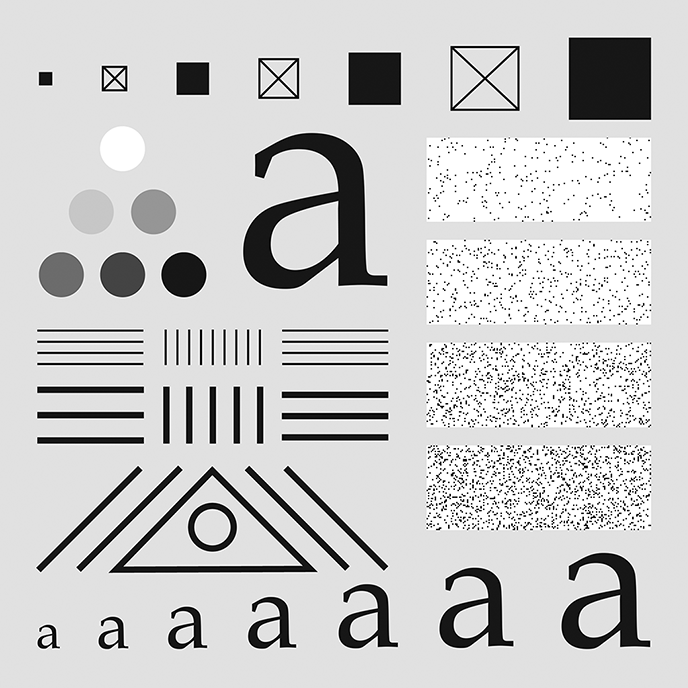
#> input picture characterTestPattern688.tif, 688 x 688 px
$ python TestBoxcarZeroPadding.py
#> lines starting #> are read from the running program, lines starting #| are printed output that depends on the picture
### BoxcarZeroPadding.py
import numpy as np
from scipy.ndimage import correlate
def BoxcarZeroPadding(image,k):
    # print(image.shape)
    boxcar_filter=np.ones((k,k))/(k*k);
    output = correlate(image, boxcar_filter, mode='constant', cval=0.0);
    return output;

### TestBoxcarZeroPadding.py
import cv2
import numpy as np
import matplotlib.pyplot as plt
from skimage.filters import rank

from BoxcarZeroPadding import BoxcarZeroPadding

k_size=35;
input_image =cv2.imread('characterTestPattern688.tif')[:,:,1]
#> input_image: shape (688, 688); min 0, max 255, mean 203.9
output_image=BoxcarZeroPadding(input_image,k_size);
#> in BoxcarZeroPadding, `output = correlate(image, boxcar_filter, mode='constant', cval=0.0);`:
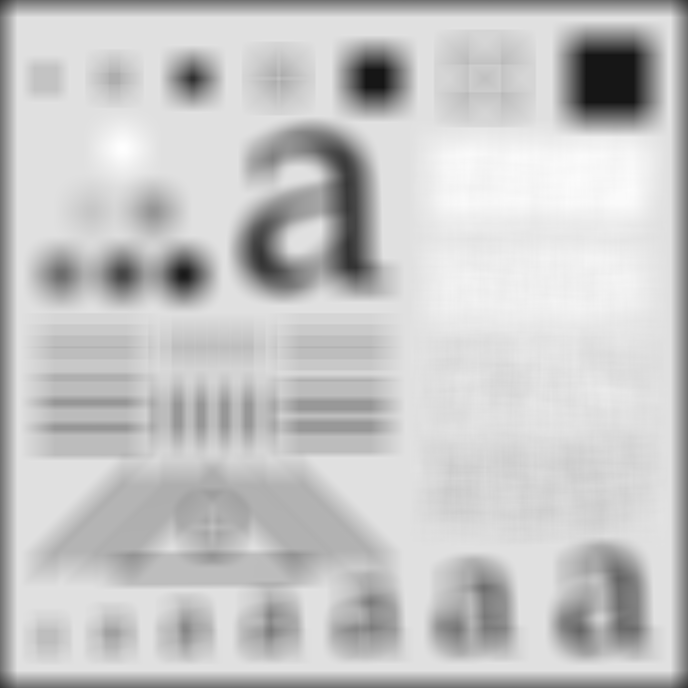
#> output: shape (688, 688); min 21, max 254, mean 197.7

imgs=[input_image,output_image]

k, axes =plt.subplots(1,2,figsize=(10,10))
ax=axes.ravel()
tuple ='output: k='+str(k_size)
titles=['input: Original',tuple]
for n in range(0, len(imgs)):
    ax[n].imshow(imgs[n],cmap=plt.cm.gray)
    ax[n].set_title(titles[n])
    ax[n].axis('off')
#> this loop made 2 passes

plt.tight_layout()
plt.show()
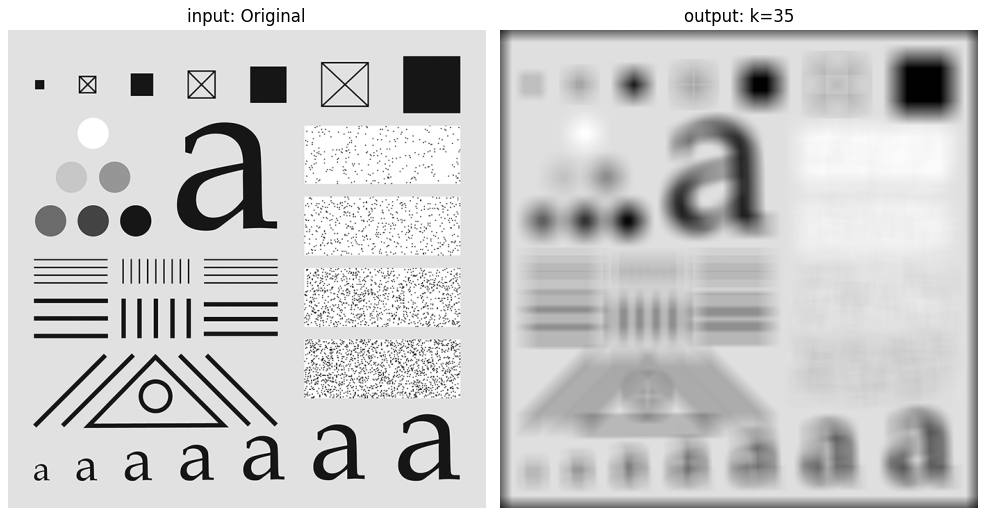
#> figure drawn by matplotlib, 2 panels
